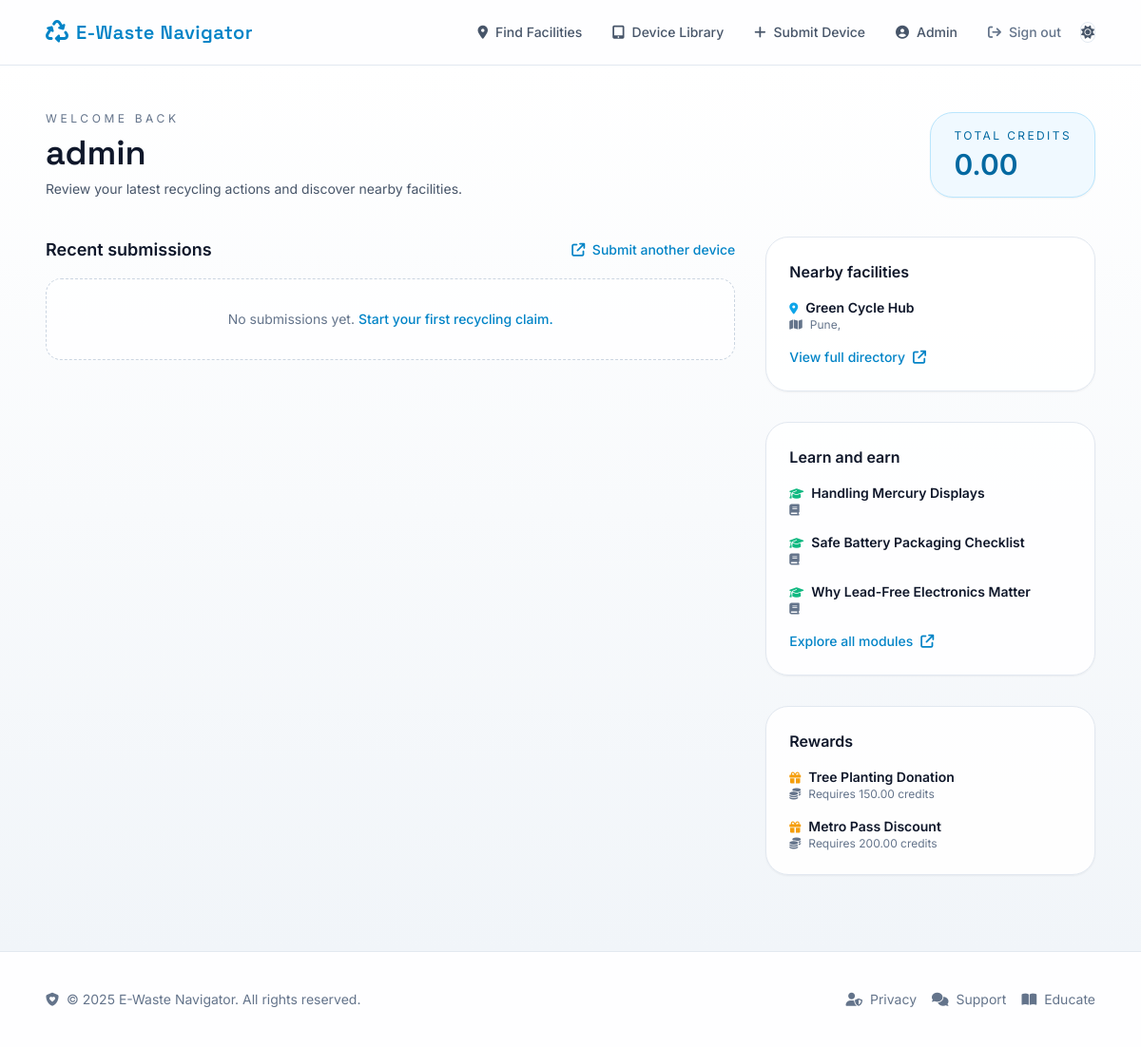
Page /accounts/dashboard/ (signed in) on the committed database.
### accounts/models.py (models this page shows, shortened)
class UserProfile(models.Model):
	user = models.OneToOneField(settings.AUTH_USER_MODEL, on_delete=models.CASCADE, related_name="profile")
	avatar_url = models.URLField(blank=True)
	phone_number = models.CharField(max_length=20, blank=True)
	home_location = models.CharField(max_length=255, blank=True)
	total_credits = models.DecimalField(max_digits=10, decimal_places=2, default=Decimal("0.00"))
	newsletter_opt_in = models.BooleanField(default=False)
	created_at = models.DateTimeField(auto_now_add=True)
	updated_at = models.DateTimeField(auto_now=True)
	class Meta:
		ordering = ["user__username"]

### facilities/models.py (models this page shows, shortened)
class Facility(models.Model):
	name = models.CharField(max_length=200)
	slug = models.SlugField(max_length=210, unique=True)
	tagline = models.CharField(max_length=255, blank=True)
	description = models.TextField(blank=True)
	street_address = models.CharField(max_length=255)
	city = models.CharField(max_length=120)
	state_province = models.CharField(max_length=120)
	postal_code = models.CharField(max_length=20)
	country = models.CharField(max_length=60, default="India")
	latitude = models.DecimalField(max_digits=9, decimal_places=6, null=True, blank=True)
	longitude = models.DecimalField(max_digits=9, decimal_places=6, null=True, blank=True)
	phone_number = models.CharField(max_length=30, blank=True)
	email = models.EmailField(blank=True)
	website = models.URLField(blank=True)
	hours_of_operation = models.JSONField(default=dict, blank=True)
	drop_off_instructions = models.TextField(blank=True)
	services = models.ManyToManyField(
		FacilityService,
		related_name="facilities",
		blank=True,
	)
	focus_components = models.ManyToManyField(
		'education.HazardousComponent',
		related_name='facilities',
		blank=True,
	)
	is_verified = models.BooleanField(default=False)
	created_at = models.DateTimeField(auto_now_add=True)
	updated_at = models.DateTimeField(auto_now=True)
	class Meta:
		ordering = ["name"]

### education/models.py (models this page shows, shortened)
class LearningModule(models.Model):
	AWARENESS = "awareness"
	ACTION = "action"
	DEEP_DIVE = "deep_dive"
	MODULE_TYPE_CHOICES = [
		(AWARENESS, "Awareness"),
		(ACTION, "Actionable Guidance"),
		(DEEP_DIVE, "Deep Dive"),
	]
	title = models.CharField(max_length=200)
	slug = models.SlugField(max_length=210, unique=True)
	summary = models.CharField(max_length=255)
	body = models.TextField()
	module_type = models.CharField(
		max_length=20,
		choices=MODULE_TYPE_CHOICES,
		default=AWARENESS,
	)
	components = models.ManyToManyField(HazardousComponent, related_name="modules")
	estimated_read_time = models.PositiveIntegerField(default=3, help_text="In minutes")
	is_published = models.BooleanField(default=True)
	created_at = models.DateTimeField(auto_now_add=True)
	updated_at = models.DateTimeField(auto_now=True)
	class Meta:
		ordering = ["title"]

### rewards/models.py (models this page shows, shortened)
class Reward(models.Model):
	name = models.CharField(max_length=180)
	slug = models.SlugField(max_length=190, unique=True)
	summary = models.CharField(max_length=255)
	description = models.TextField(blank=True)
	points_required = models.DecimalField(max_digits=10, decimal_places=2, default=Decimal("0.00"))
	image_url = models.URLField(blank=True)
	partner_url = models.URLField(blank=True)
	is_active = models.BooleanField(default=True)
	created_at = models.DateTimeField(auto_now_add=True)
	updated_at = models.DateTimeField(auto_now=True)
	class Meta:
		ordering = ["points_required"]

### accounts/views.py (the view)
# urls.py: path("dashboard/", views.user_dashboard, name="user_dashboard"),
@login_required
def user_dashboard(request: HttpRequest) -> HttpResponse:
	profile, _ = UserProfile.objects.get_or_create(user=request.user)
	submissions = DeviceSubmission.objects.filter(user=request.user)[:5]
	nearby_facilities = Facility.objects.all()[:3]
	modules = LearningModule.objects.all()[:3]
	rewards = Reward.objects.all()[:3]
	return render(
		request,
		"accounts/user_dashboard.html",
		{
			"profile": profile,
			"submissions": submissions,
			"facilities": nearby_facilities,
			"modules": modules,
			"rewards": rewards,
		},
	)

### accounts/templates/accounts/user_dashboard.html (shortened to what this page needs)
{% extends "base.html" %}
{% block content %}
<section class="bg-gradient-to-b from-white via-slate-50 to-slate-100 pb-20 pt-12 dark:from-slate-950 dark:via-slate-950 dark:to-slate-900">
    <div class="mx-auto max-w-6xl px-6">
        <header class="flex flex-col gap-6 pb-10 md:flex-row md:items-center md:justify-between">
            <div>
                <p class="text-xs uppercase tracking-[0.3em] text-slate-500 dark:text-slate-400">Welcome back</p>
                <h1 class="mt-2 font-display text-4xl font-semibold text-slate-900 dark:text-white">{{ request.user.get_full_name|default:request.user.username }}</h1>
                <p class="mt-2 text-sm text-slate-600 dark:text-slate-400">Review your latest recycling actions and discover nearby facilities.</p>
            </div>
            <div class="rounded-3xl border border-sky-200 bg-sky-50 px-6 py-4 text-sky-700 shadow-sm dark:border-sky-500/40 dark:bg-sky-500/10 dark:text-sky-200">
                <p class="text-xs uppercase tracking-[0.2em]">Total credits</p>
                <p class="mt-1 text-3xl font-semibold">{{ profile.total_credits }}</p>
            </div>
        </header>
        <div class="grid gap-8 lg:grid-cols-3">
            <section class="lg:col-span-2">
                <div class="flex items-center justify-between">
                    <h2 class="text-lg font-semibold text-slate-900 dark:text-white">Recent submissions</h2>
                    <a href="{% url 'devices:submit' %}" class="text-sm font-medium text-sky-600 hover:text-sky-500 dark:text-sky-300 dark:hover:text-sky-200">
                        <i class="fa-solid fa-arrow-up-right-from-square mr-1"></i>
                        Submit another device
                    </a>
                </div>
                <div class="mt-4 space-y-4">
                    {% for submission in submissions %}
                        <article class="rounded-2xl border border-slate-200 bg-white/90 p-4 shadow-sm transition hover:-translate-y-0.5 hover:shadow-lg dark:border-slate-800 dark:bg-slate-900/70">
                            <div class="flex items-center justify-between">
                                <h3 class="text-base font-semibold text-slate-900 dark:text-white">{{ submission.display_name }}</h3>
                                <span class="inline-flex items-center gap-2 rounded-full border border-slate-200 px-3 py-1 text-xs font-semibold uppercase tracking-wide text-slate-500 dark:border-slate-700 dark:text-slate-400">
                                    <i class="fa-solid fa-circle {% if submission.status == 'credited' %}text-emerald-400{% elif submission.status == 'pending' %}text-amber-400{% else %}text-slate-400{% endif %}"></i>
                                    {{ submission.get_status_display }}
                                </span>
                            </div>
                            <p class="mt-2 text-sm text-slate-600 dark:text-slate-400">
                                Submitted {{ submission.submitted_at|date:"M j, Y" }}
                                {% if submission.drop_off_facility %}
                                    · Drop-off: {{ submission.drop_off_facility.name }}
                                {% endif %}
                            </p>
                        </article>
                    {% empty %}
                        <div class="rounded-2xl border border-dashed border-slate-300 bg-white/70 p-8 text-center text-sm text-slate-500 dark:border-slate-700 dark:bg-slate-900/50 dark:text-slate-400">
                            No submissions yet. <a href="{% url 'devices:submit' %}" class="font-medium text-sky-600 hover:text-sky-500 dark:text-sky-300 dark:hover:text-sky-200">Start your first recycling claim.</a>
                        </div>
                    {% endfor %}
                </div>
            </section>
            <aside class="space-y-8">
                <div class="rounded-3xl border border-slate-200 bg-white/90 p-6 shadow-sm dark:border-slate-800 dark:bg-slate-900/70">
                    <h3 class="text-base font-semibold text-slate-900 dark:text-white">Nearby facilities</h3>
                    <ul class="mt-4 space-y-4 text-sm text-slate-600 dark:text-slate-400">
                        {% for facility in facilities %}
                            <li>
                                <p class="font-semibold text-slate-900 dark:text-white"><i class="fa-solid fa-location-dot mr-2 text-xs text-sky-500"></i>{{ facility.name }}</p>
                                <p class="text-xs text-slate-500 dark:text-slate-500"><i class="fa-solid fa-map mr-2"></i>{{ facility.city }}, {{ facility.state }}</p>
                            </li>
                        {% empty %}
                            <li>No facilities yet—check back soon.</li>
                        {% endfor %}
                    </ul>
                    <a href="{% url 'facilities:facility_list' %}" class="mt-4 inline-flex items-center gap-2 text-sm font-medium text-sky-600 hover:text-sky-500 dark:text-sky-300 dark:hover:text-sky-200">
                        View full directory
                        <i class="fa-solid fa-arrow-up-right-from-square text-sm"></i>
                    </a>
                </div>
                <div class="rounded-3xl border border-slate-200 bg-white/90 p-6 shadow-sm dark:border-slate-800 dark:bg-slate-900/70">
                    <h3 class="text-base font-semibold text-slate-900 dark:text-white">Learn and earn</h3>
                    <ul class="mt-4 space-y-4 text-sm text-slate-600 dark:text-slate-400">
                        {% for module in modules %}
                            <li>
                                <p class="font-semibold text-slate-900 dark:text-white"><i class="fa-solid fa-graduation-cap mr-2 text-xs text-emerald-500"></i>{{ module.title }}</p>
                                <p class="text-xs text-slate-500 dark:text-slate-500"><i class="fa-solid fa-book mr-2"></i>{{ module.subtitle }}</p>
                            </li>
                        {% empty %}
                            <li>Stay tuned—new learning drops coming soon.</li>
                        {% endfor %}
                    </ul>
                    <a href="{% url 'facilities:home' %}#education" class="mt-4 inline-flex items-center gap-2 text-sm font-medium text-sky-600 hover:text-sky-500 dark:text-sky-300 dark:hover:text-sky-200">
                        Explore all modules
                        <i class="fa-solid fa-arrow-up-right-from-square text-sm"></i>
                    </a>
                </div>
                <div class="rounded-3xl border border-slate-200 bg-white/90 p-6 shadow-sm dark:border-slate-800 dark:bg-slate-900/70">
                    <h3 class="text-base font-semibold text-slate-900 dark:text-white">Rewards</h3>
                    <ul class="mt-4 space-y-4 text-sm text-slate-600 dark:text-slate-400">
                        {% for reward in rewards %}
                            <li>
                                <p class="font-semibold text-slate-900 dark:text-white"><i class="fa-solid fa-gift mr-2 text-xs text-amber-500"></i>{{ reward.name }}</p>
                                <p class="text-xs text-slate-500 dark:text-slate-500"><i class="fa-solid fa-coins mr-2"></i>Requires {{ reward.points_required }} credits</p>
                            </li>
                        {% empty %}
                            <li>Rewards catalog coming soon.</li>
                        {% endfor %}
                    </ul>
                </div>
            </aside>
        </div>
    </div>
</section>
{% endblock %}

### rows in the picture
UserProfile: total_credits "0.00"
Facility: name "Green Cycle Hub", city "Pune"
LearningModule: title "Handling Mercury Displays"
LearningModule: title "Safe Battery Packaging Checklist"
LearningModule: title "Why Lead-Free Electronics Matter"
Reward: name "Tree Planting Donation", points_required "150.00"
Reward: name "Metro Pass Discount", points_required "200.00"

### other values in the picture
{{ request.user.get_full_name|default:request.user.username }} "admin"
